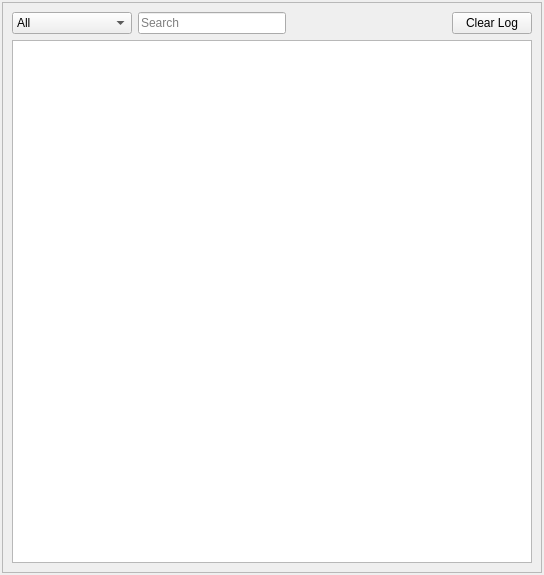
<?xml version="1.0" encoding="UTF-8"?>
<ui version="4.0">
 <class>LogWidget</class>
 <widget class="QDockWidget" name="LogWidget">
  <property name="geometry">
   <rect>
    <x>0</x>
    <y>0</y>
    <width>544</width>
    <height>575</height>
   </rect>
  </property>
  <property name="minimumSize">
   <size>
    <width>386</width>
    <height>204</height>
   </size>
  </property>
  <property name="sizeIncrement">
   <size>
    <width>5</width>
    <height>5</height>
   </size>
  </property>
  <property name="features">
   <set>QDockWidget::AllDockWidgetFeatures</set>
  </property>
  <property name="allowedAreas">
   <set>Qt::AllDockWidgetAreas</set>
  </property>
  <property name="windowTitle">
   <string>Log</string>
  </property>
  <widget class="QWidget" name="dockWidgetContents">
   <layout class="QHBoxLayout" name="horizontalLayout">
    <property name="spacing">
     <number>0</number>
    </property>
    <property name="leftMargin">
     <number>2</number>
    </property>
    <property name="topMargin">
     <number>2</number>
    </property>
    <property name="rightMargin">
     <number>2</number>
    </property>
    <property name="bottomMargin">
     <number>2</number>
    </property>
    <item>
     <widget class="QFrame" name="frame">
      <property name="frameShape">
       <enum>QFrame::StyledPanel</enum>
      </property>
      <property name="frameShadow">
       <enum>QFrame::Plain</enum>
      </property>
      <layout class="QVBoxLayout" name="verticalLayout">
       <item>
        <layout class="QHBoxLayout" name="horizontalLayout_3">
         <item>
          <widget class="QComboBox" name="ComboLogLevel">
           <item>
            <property name="text">
             <string>All</string>
            </property>
           </item>
           <item>
            <property name="text">
             <string>Debug</string>
            </property>
           </item>
           <item>
            <property name="text">
             <string>Dev</string>
            </property>
           </item>
           <item>
            <property name="text">
             <string>Info</string>
            </property>
           </item>
           <item>
            <property name="text">
             <string>Success</string>
            </property>
           </item>
           <item>
            <property name="text">
             <string>Warning</string>
            </property>
           </item>
           <item>
            <property name="text">
             <string>Serious Warning</string>
            </property>
           </item>
           <item>
            <property name="text">
             <string>Error</string>
            </property>
           </item>
           <item>
            <property name="text">
             <string>Fatal Error</string>
            </property>
           </item>
          </widget>
         </item>
         <item>
          <widget class="QLineEdit" name="LineSearch">
           <property name="placeholderText">
            <string>Search</string>
           </property>
          </widget>
         </item>
         <item>
          <widget class="QLabel" name="label">
           <property name="text">
            <string/>
           </property>
           <property name="pixmap">
            <pixmap resource="resources.qrc">:/Icons/Icons/Search.png</pixmap>
           </property>
          </widget>
         </item>
         <item>
          <spacer name="horizontalSpacer">
           <property name="orientation">
            <enum>Qt::Horizontal</enum>
           </property>
           <property name="sizeHint" stdset="0">
            <size>
             <width>40</width>
             <height>20</height>
            </size>
           </property>
          </spacer>
         </item>
         <item>
          <widget class="QPushButton" name="ButtonClearLog">
           <property name="text">
            <string>Clear Log</string>
           </property>
           <property name="icon">
            <iconset resource="resources.qrc">
             <normaloff>:/Icons/Icons/ClearList.png</normaloff>:/Icons/Icons/ClearList.png</iconset>
           </property>
          </widget>
         </item>
        </layout>
       </item>
       <item>
        <widget class="QListWidget" name="ListLog">
         <property name="alternatingRowColors">
          <bool>true</bool>
         </property>
         <property name="verticalScrollMode">
          <enum>QAbstractItemView::ScrollPerPixel</enum>
         </property>
         <property name="horizontalScrollMode">
          <enum>QAbstractItemView::ScrollPerPixel</enum>
         </property>
        </widget>
       </item>
      </layout>
     </widget>
    </item>
   </layout>
  </widget>
 </widget>
 <resources>
  <include location="resources.qrc"/>
 </resources>
 <connections/>
</ui>
